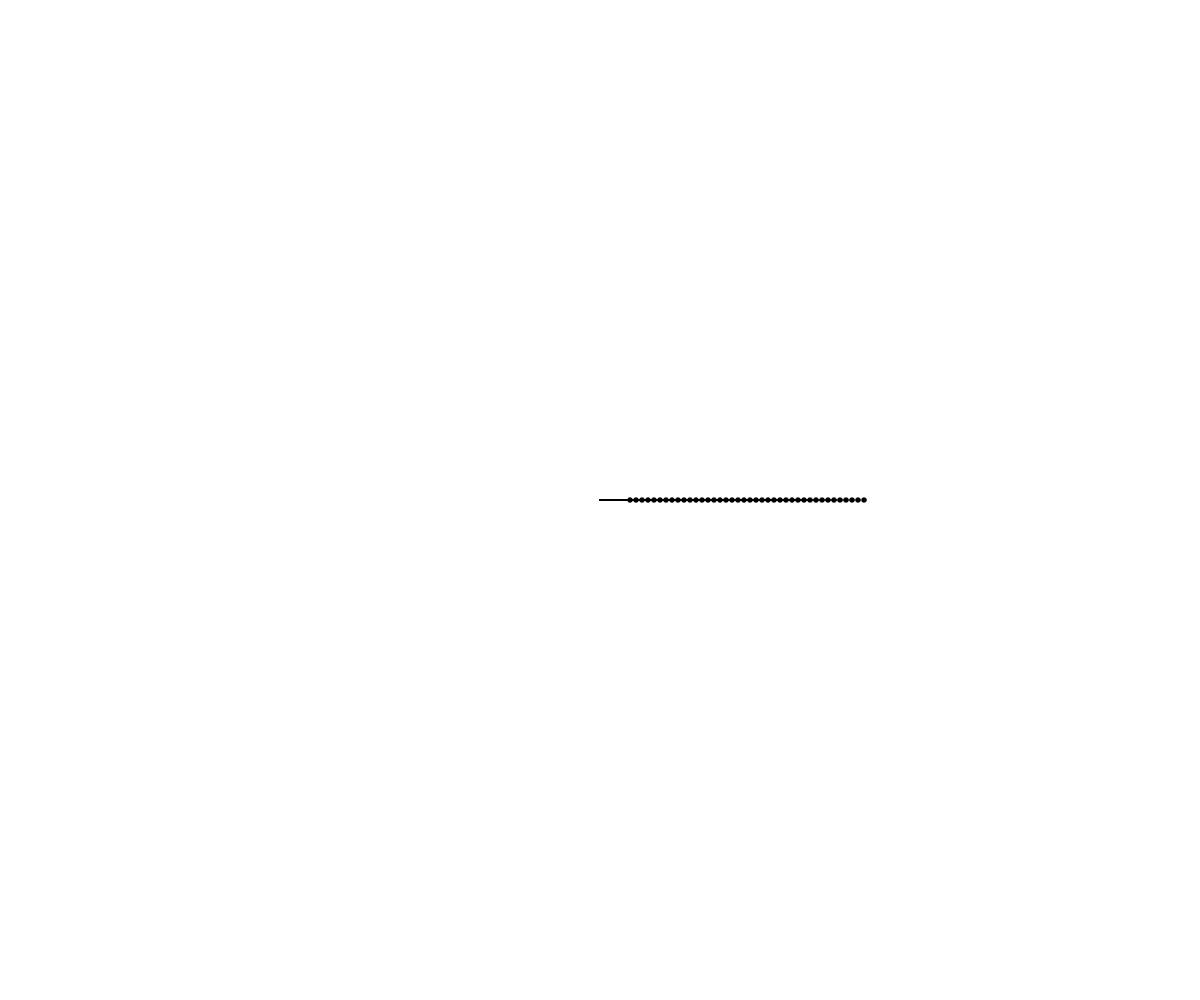
Frame 1 (no input)
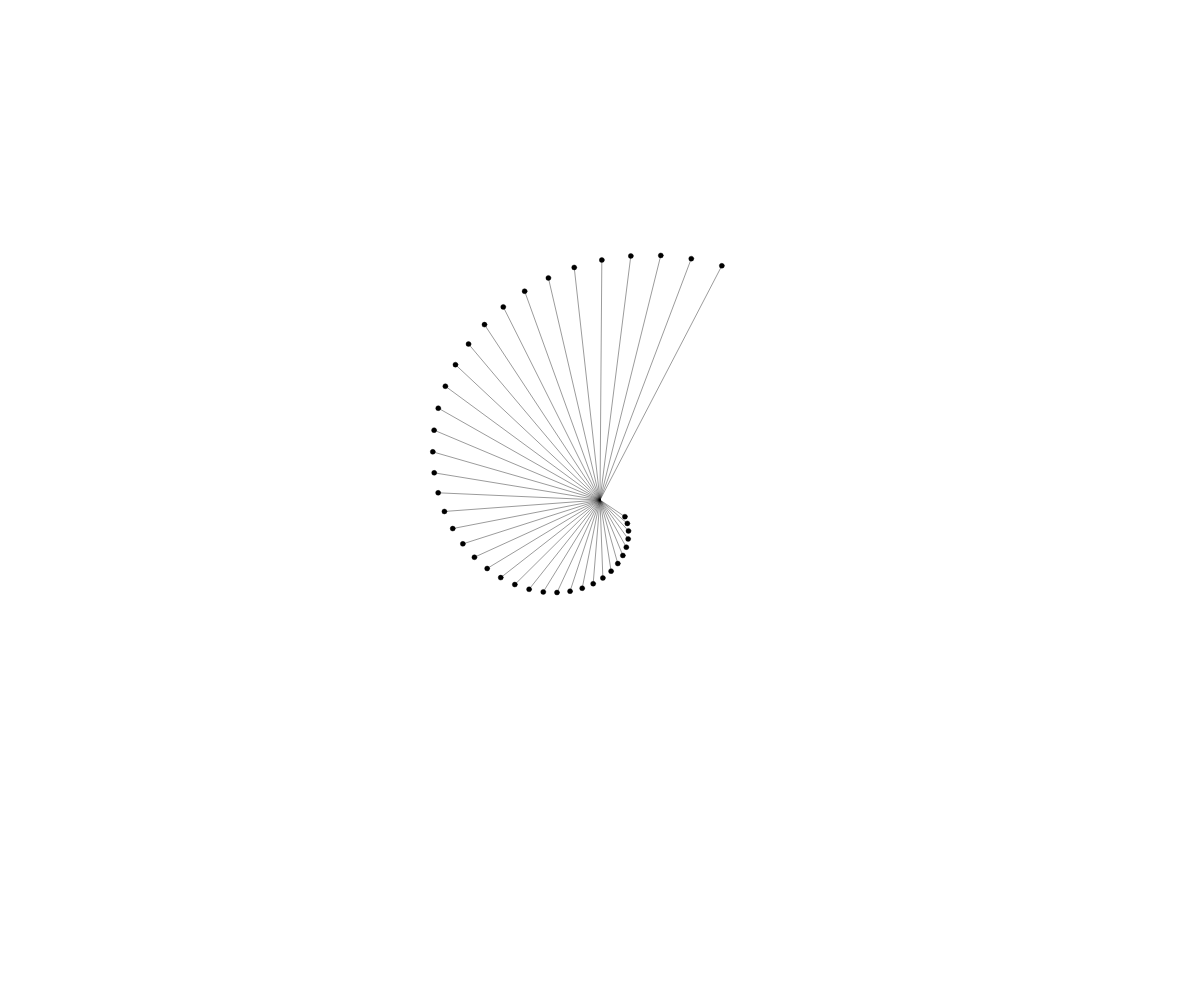
Frame 60 (no input)
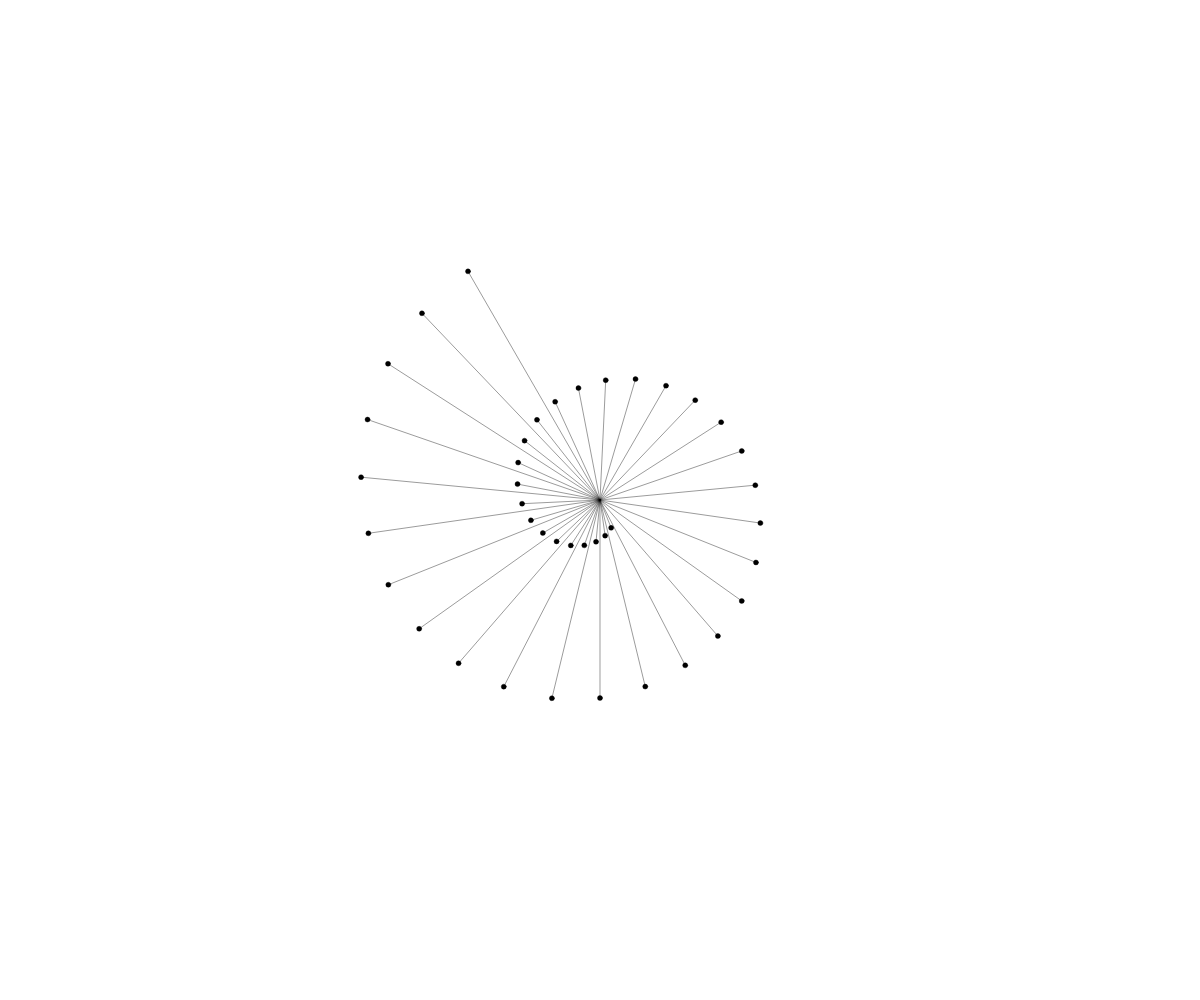
Frame 120 (the mouse pressed at the canvas centre since frame 60)

The p5.js sketch that drew these frames (run headless with seeded random() and noise() and a simulated clock; from frame 60 on, the mouse is pressed at the canvas centre):

// p5.js sketch
// ── sketch.js
let pendulums = [];
let pendulumCount = 40;

function setup() {
  createCanvas(windowWidth, windowHeight);
  for(let i = 0; i < pendulumCount; i++){
    pendulums[i] = new Pendulum(i);
  }
}

function draw() {
	blendMode(NORMAL);
  background(255 );
  translate(width / 2, height / 2);
  for(let i = 0; i < pendulumCount; i++){
    pendulums[i].display();
    pendulums[i].update();
  }
}

class Pendulum {
  constructor(n){
    this.angle = 0;
    this.angleSpeed = 0.01 + n * 0.002; 
    this.radius = 30 + n * 6; 
  }
  
  update() {
    this.angle += this.angleSpeed;
  }
  
  display(){
    let x = this.radius * cos(this.angle);
    let y = this.radius * sin(this.angle);
    stroke(0,100);
    line(0, 0, x, y);
    fill(0);
    ellipse(x, y, 5, 5);
  }
}
